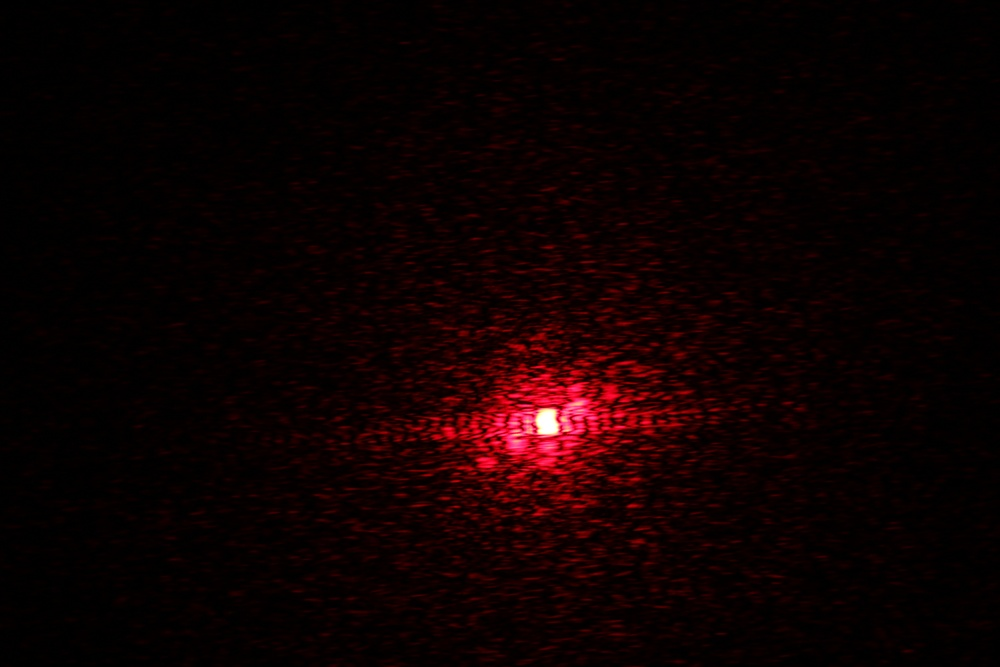
#> input picture Fourier Optics Lab/IMG_0739.JPG, 1000 x 667 px, shrunk from 5184 x 3456 before the run, found by its file name
$ python ErrorEstimationIntensity.py
#> lines starting #> are read from the running program, lines starting #| are printed output that depends on the picture
#!/usr/bin/env python3
# -*- coding: utf-8 -*-
"""
Created on Mon Mar  4 18:03:11 2019

@author: Elisa
"""

import numpy as np
import spinmob as s
import matplotlib.pyplot as plt
from skimage.color import rgb2gray
from skimage.feature import peak_local_max
from skimage import data, img_as_float, io, util
from scipy import ndimage as ndi

#get dot positions for the 10 different images of single slit:

    #IMAGE #1
imgdots1 = io.imread("IMG_0739.jpg")
#> imgdots1 is the input picture: shape (667, 1000, 3); mean R, G, B 13.8, 1.1, 1.5
imdots1 = rgb2gray(imgdots1)
imdotsT1 = np.ndarray.transpose(imdots1)
avDot1 = np.empty(imdots1[0].size)
xdots1 = np.arange(0,imdots1[0].size,1)
#> xdots1 = 1000 values from 0 to 999

for i in range(imdots1[0].size):
    avDot1[i] = np.average(imdotsT1[i])
#> after the loop, avDot1 = 1000 values, max 0.0892 at index 546, min 0.00227 at index 20, mean 0.0151

    #IMAGE #2
imgdots2 = io.imread("IMG_0741.jpg")
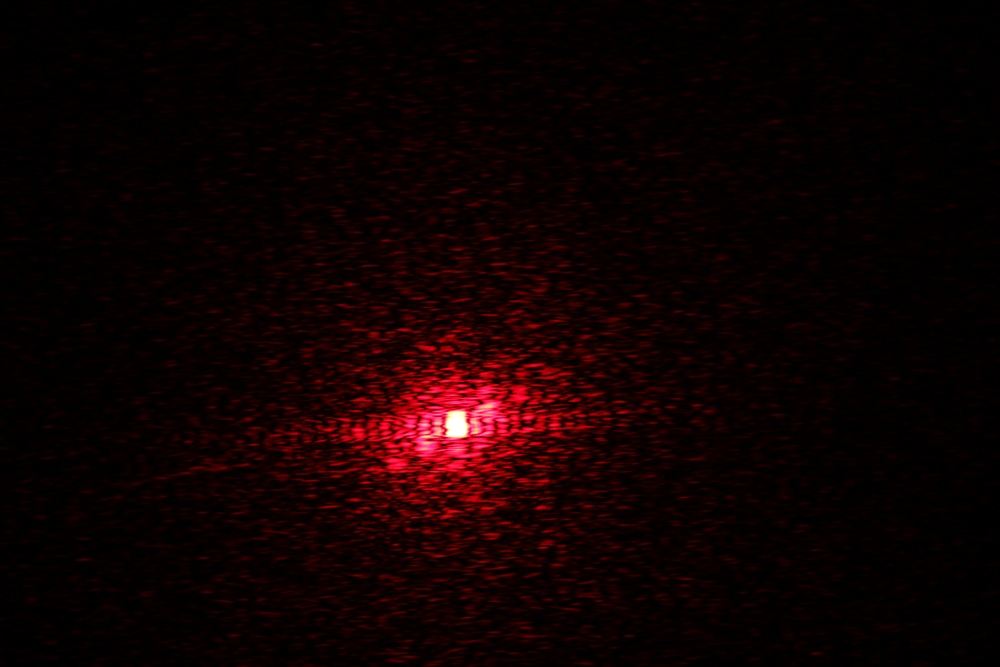
#> input picture Fourier Optics Lab/IMG_0741.JPG, 1000 x 667 px, shrunk from 5184 x 3456 before the run, found by its file name
#> imgdots2 is the input picture: shape (667, 1000, 3); mean R, G, B 15.5, 1.2, 1.6
imdots2 = rgb2gray(imgdots2)
imdotsT2 = np.ndarray.transpose(imdots2)
avDot2 = np.empty(imdots2[0].size)
xdots2 = np.arange(0,imdots2[0].size,1)
#> xdots2 = 1000 values from 0 to 999

for i in range(imdots2[0].size):
    avDot2[i] = np.average(imdotsT2[i])
#> after the loop, avDot2 = 1000 values, max 0.0939 at index 455, min 0.00264 at index 999, mean 0.0168

    #IMAGE #3
imgdots3 = io.imread("IMG_0742.jpg")
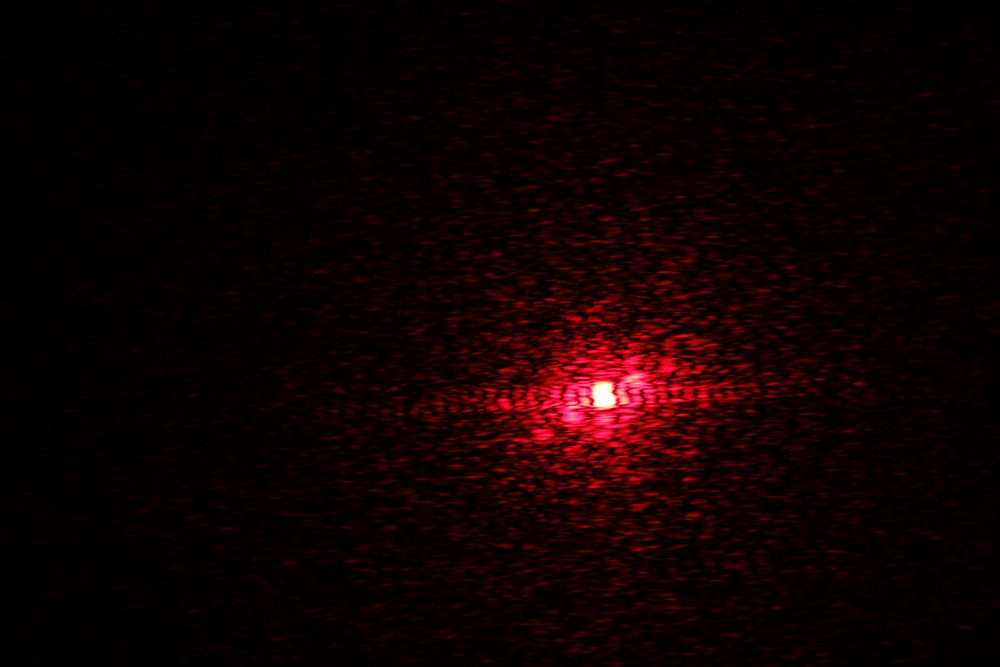
#> input picture Fourier Optics Lab/IMG_0742.JPG, 1000 x 667 px, shrunk from 5184 x 3456 before the run, found by its file name
#> imgdots3 is the input picture: shape (667, 1000, 3); mean R, G, B 15.2, 1.2, 1.6
imdots3 = rgb2gray(imgdots3)
imdotsT3 = np.ndarray.transpose(imdots3)
avDot3 = np.empty(imdots3[0].size)
xdots3 = np.arange(0,imdots3[0].size,1)
#> xdots3 = 1000 values from 0 to 999

for i in range(imdots3[0].size):
    avDot3[i] = np.average(imdotsT3[i])
#> after the loop, avDot3 = 1000 values, max 0.0932 at index 602, min 0.00209 at index 1, mean 0.0165

    #IMAGE #4
imgdots4 = io.imread("IMG_0743.jpg")
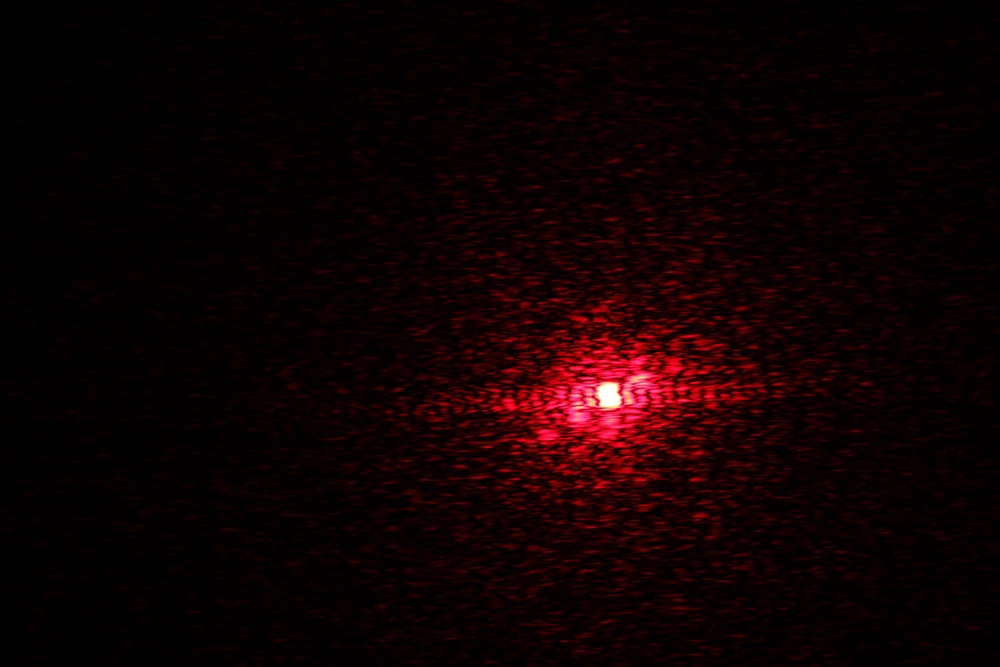
#> input picture Fourier Optics Lab/IMG_0743.JPG, 1000 x 667 px, shrunk from 5184 x 3456 before the run, found by its file name
#> imgdots4 is the input picture: shape (667, 1000, 3); mean R, G, B 15.5, 1.2, 1.6
imdots4 = rgb2gray(imgdots4)
imdotsT4 = np.ndarray.transpose(imdots4)
avDot4 = np.empty(imdots4[0].size)
xdots4 = np.arange(0,imdots4[0].size,1)
#> xdots4 = 1000 values from 0 to 999

for i in range(imdots4[0].size):
    avDot4[i] = np.average(imdotsT4[i])
#> after the loop, avDot4 = 1000 values, max 0.0947 at index 608, min 0.00221 at index 28, mean 0.0168

    #IMAGE #5
imgdots5 = io.imread("IMG_0744.jpg")
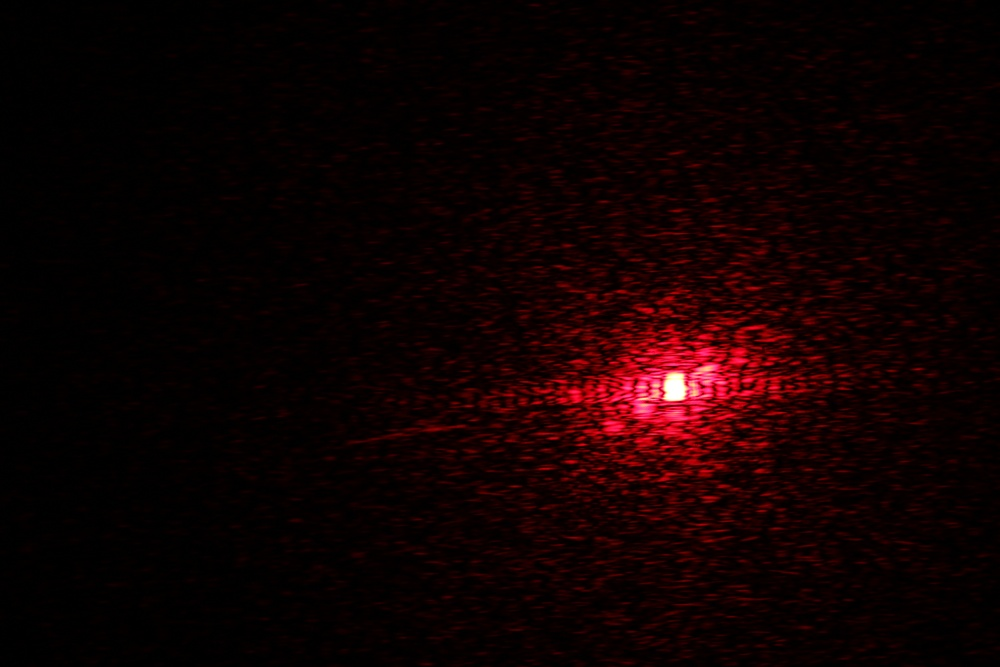
#> input picture Fourier Optics Lab/IMG_0744.JPG, 1000 x 667 px, shrunk from 5184 x 3456 before the run, found by its file name
#> imgdots5 is the input picture: shape (667, 1000, 3); mean R, G, B 16, 1.3, 1.7
imdots5 = rgb2gray(imgdots5)
imdotsT5 = np.ndarray.transpose(imdots5)
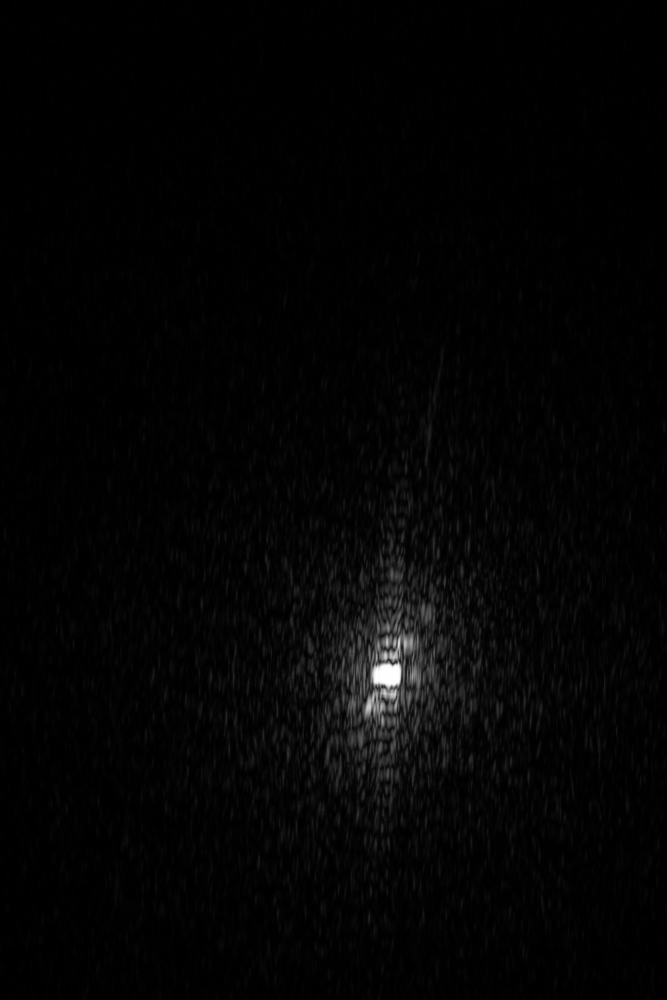
#> imdotsT5: shape (1000, 667) float64; min 0, max 1, mean 0.0174
avDot5 = np.empty(imdots5[0].size)
xdots5 = np.arange(0,imdots5[0].size,1)
#> xdots5 = 1000 values from 0 to 999

for i in range(imdots5[0].size):
    avDot5[i] = np.average(imdotsT5[i])
#> after the loop, avDot5 = 1000 values, max 0.0972 at index 673, min 0.00163 at index 13, mean 0.0174

    #IMAGE #6
imgdots6 = io.imread("IMG_0745.jpg")
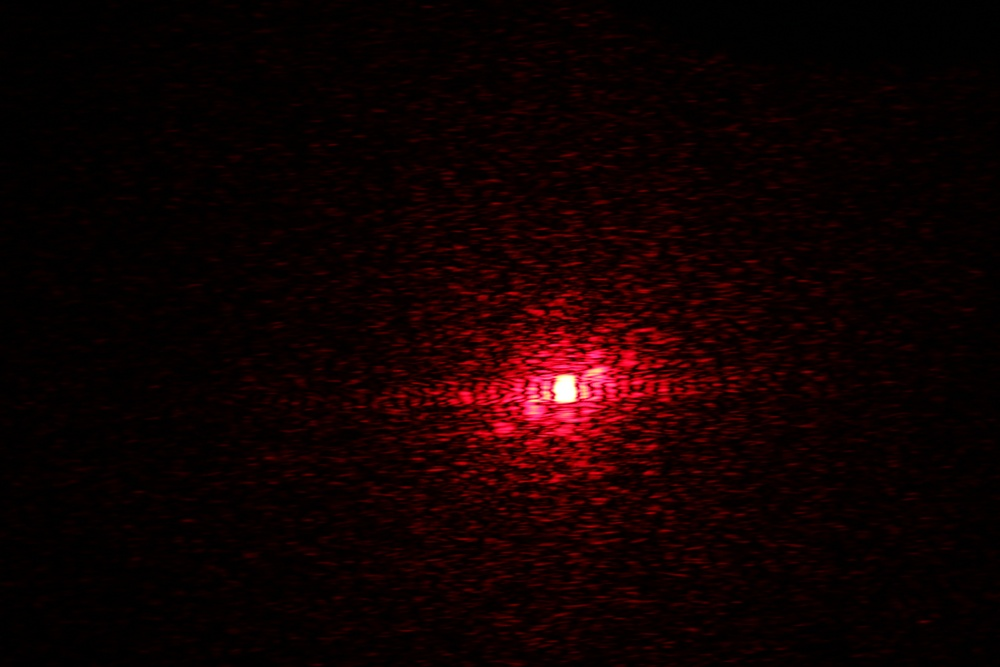
#> input picture Fourier Optics Lab/IMG_0745.JPG, 1000 x 667 px, shrunk from 5184 x 3456 before the run, found by its file name
#> imgdots6 is the input picture: shape (667, 1000, 3); mean R, G, B 16.9, 1.3, 1.8
imdots6 = rgb2gray(imgdots6)
imdotsT6 = np.ndarray.transpose(imdots6)
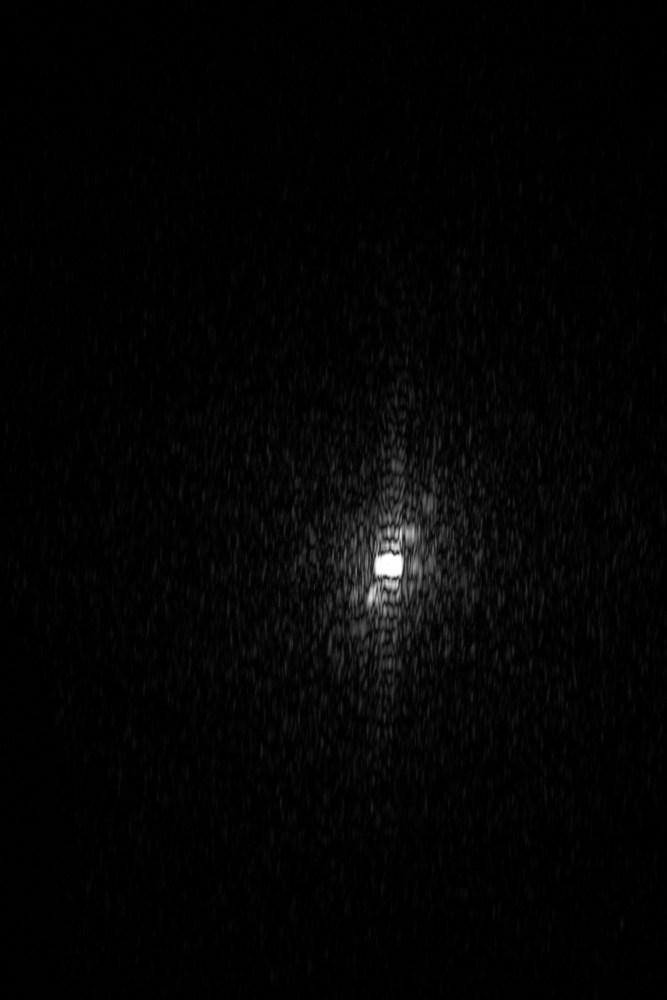
#> imdotsT6: shape (1000, 667) float64; min 0, max 1, mean 0.0183
avDot6 = np.empty(imdots6[0].size)
xdots6 = np.arange(0,imdots6[0].size,1)

for i in range(imdots6[0].size):
    avDot6[i] = np.average(imdotsT6[i])
#> after the loop, avDot6 = 1000 values, max 0.0994 at index 564, min 0.00294 at index 15, mean 0.0183

    #IMAGE #7
#> (the run stopped early here; a loop or call above may not have finished)
